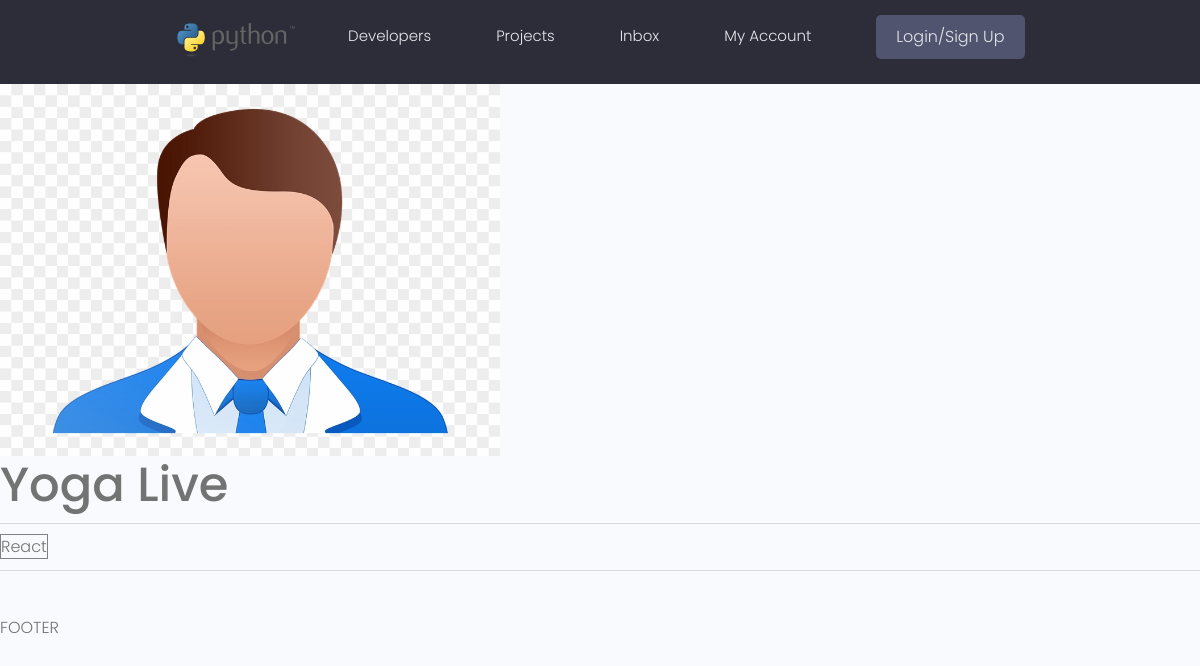
Screenshot of /project/96af26db-18cb-4383-8d32-149873b9b84a/ with the database file from the repository.
### projects/models.py (models this page shows, shortened)
class Project(models.Model):
    title=models.CharField(max_length=200)
    description= models.TextField(null=True, blank=True)
    featured_image=models.ImageField(null=True, blank=True, default='default.png')
    demo_link=models.CharField(max_length=2000, null=True, blank=True)
    source_link=models.CharField(max_length=2000, null=True, blank=True)
    tags=models.ManyToManyField('Tag', blank=True)
    vote_total=models.IntegerField(default=0, null=True, blank=True)
    vote_ratio=models.IntegerField(default=0, null=True, blank=True)
    created=models.DateTimeField(auto_now_add=True)
    id=models.UUIDField(default=uuid.uuid4, unique=True,
                        primary_key=True, editable=False)

class Tag(models.Model):
    name=models.CharField(max_length=200)
    created=models.DateTimeField(auto_now_add=True)
    id=models.UUIDField(default=uuid.uuid4, unique=True,
                        primary_key=True, editable=False)
    def __str__(self) -> str:
        return self.name

### projects/views.py (the view)
# urls.py: path('project/<str:pk>/', views.project, name="project"),
def project(request, pk):
    project=Project.objects.get(id=pk)
    context={'project': project}
    return render(request, 'projects/single-project.html', context)

### projects/templates/projects/single-project.html (shortened to what this page needs)
{% extends 'main.html' %}
{% block content %}
<img style="max-width: 500px;" src="{{ project.featured_image.url }}">
<h1>{{project.title}}</h1>
<hr>
{% for tag in project.tags.all %}
<span style="border: 1px solid grey">{{tag}}</span>
{% endfor %}
<hr>
<br>
{% endblock content %}

### static/styles/app.css (style rules this page uses)
:root { --color-sub: #2d2d39; }
img { width: 100%; }

### static/uikit/styles/modules/_variables.css (style rules this page uses)
:root { --color-main: #5aa5b9; --color-main-light: #e6faff; --color-sub: #3f4156; --color-sub-light: #51546e; --color-sub-lighter: #ededfd; --color-text: #737373; --color-gray: #8b8b8b; --color-light: #e5e7eb; --color-light-gray: #767676; --color-bg: #f8fafd; --color-white: #fffefd; --color-white-light: #f3f3f3; --color-success: #359e64; --color-success-bg: #def8e8; --color-error: #fc4b0b; --color-error-bg: #fff2ee; --font-base: 'Poppins', arial, helvetica, 'Segoe UI', roboto, ubuntu, sans-serif; --font-monospace: 'Fira Code', 'Courier New', courier, monospace; --font-regular: 300; --font-medium: 500; --font-bold: 700; --generic-shadow: 1px 1px 5px #00000010; --generic-transition: all 0.3s ease-in-out; }

### static/uikit/styles/modules/_base.css (style rules this page uses)
* { margin: 0; padding: 0; box-sizing: border-box; text-rendering: optimizeLegibility; color: inherit; font-size: inherit; }
html { font-size: 50%; }
@media only screen and (min-width: 480px) { html { font-size: 56.25%; } }
@media only screen and (min-width: 1200px) { html { font-size: 62.5%; } }
body { line-height: 1.6; font-weight: 400; font-size: 1.5rem; color: var(--color-text); background-color: var(--color-bg); min-height: 100vh; }

### static/uikit/styles/modules/_typography.css (style rules this page uses)
* { font-family: var(--font-base); }
h1 { font-size: 4.8rem; font-weight: var(--font-medium); }
p, span, strong { font-size: 1.6rem; color: var(--color-text); font-weight: var(--font-regular); }

### rows the page displays
Project: featured_image (placeholder picture), title "Yoga Live"
Tag: name "React"
